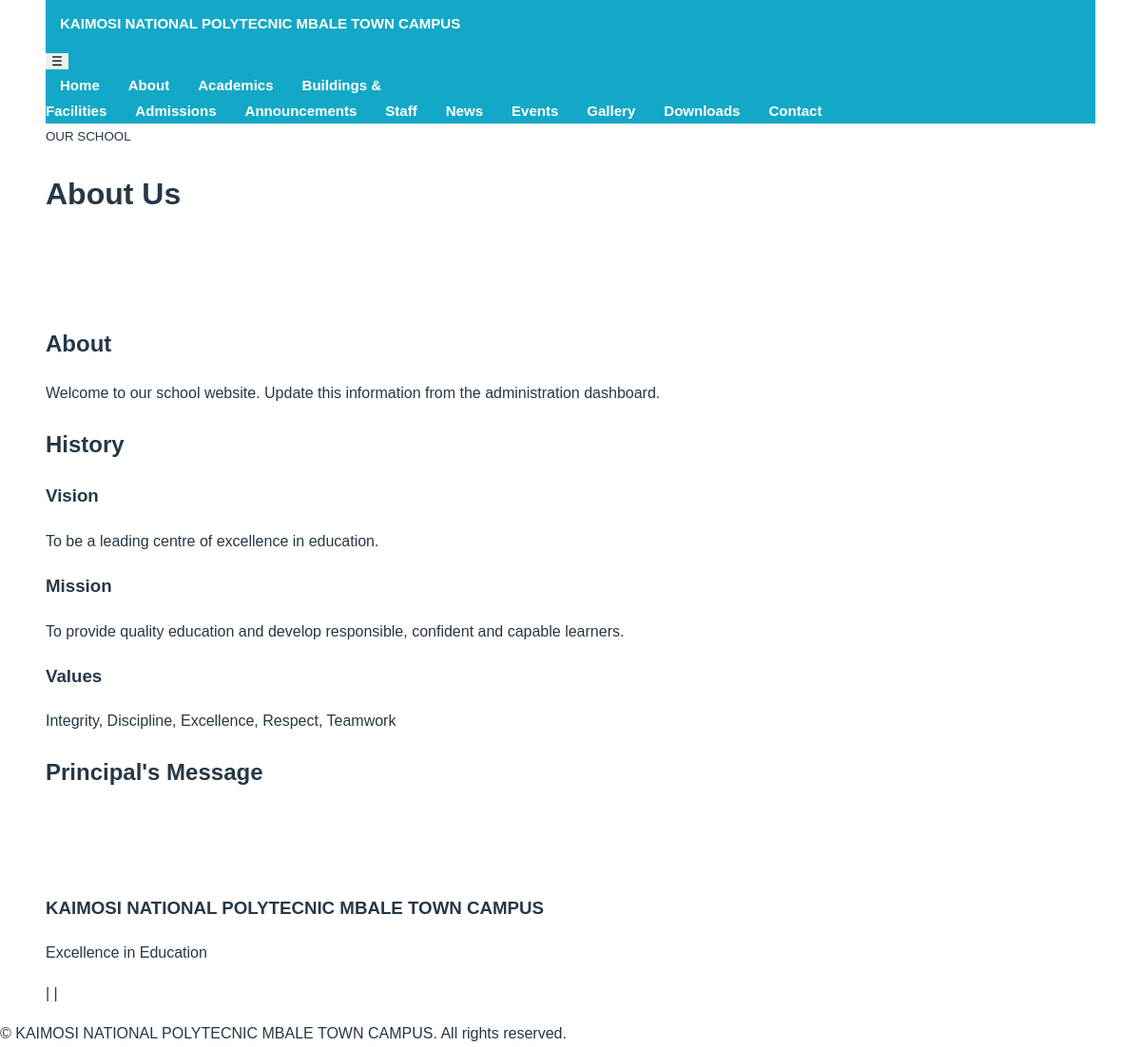
/about, run on the app's committed database.
### models.py (models this page shows)
class SchoolInfo(db.Model):
    id = db.Column(db.Integer, primary_key=True)
    school_name = db.Column(db.String(200), nullable=False, default='Your School Name')
    motto = db.Column(db.String(300)); about = db.Column(db.Text); history = db.Column(db.Text)
    vision = db.Column(db.Text); mission = db.Column(db.Text); values = db.Column(db.Text)
    principal_message = db.Column(db.Text); address = db.Column(db.String(300)); phone = db.Column(db.String(100))
    email = db.Column(db.String(150)); website = db.Column(db.String(250)); logo = db.Column(db.String(255)); hero_image = db.Column(db.String(255))
    facebook = db.Column(db.String(300)); youtube = db.Column(db.String(300)); instagram = db.Column(db.String(300))
    updated_at = db.Column(db.DateTime, default=datetime.utcnow, onupdate=datetime.utcnow)

### routes/public.py (the view)
@public_bp.route('/about')
def about(): return render_template('public/about.html')

### routes/public.py (called while the page is built)
@public_bp.context_processor
def inject_school(): return {'school':SchoolInfo.query.first()}

### templates/public/about.html
{%extends 'base.html'%}{%block content%}<div class="page"><div class="container"><small>OUR SCHOOL</small><h1>About Us</h1></div></div><section class="section"><div class="container prose"><h2>About</h2><p>{{school.about}}</p><h2>History</h2><p>{{school.history}}</p><div class="three"><article><h3>Vision</h3><p>{{school.vision}}</p></article><article><h3>Mission</h3><p>{{school.mission}}</p></article><article><h3>Values</h3><p>{{school.values}}</p></article></div><h2>Principal's Message</h2><p>{{school.principal_message}}</p></div></section>{%endblock%}

### templates/base.html (shortened to what this page needs)
<!doctype html><html><head><link rel="stylesheet" href="{{url_for('static',filename='css/style.css')}}"></head><body><header><div class="container nav"><a class="brand" href="/"><span>{{school.school_name if school else 'School Name'}}</span></a><button class="menu" onclick="document.querySelector('nav').classList.toggle('open')">☰</button><nav><a href="/">Home</a><a href="/about">About</a><a href="/academics">Academics</a><a href="/buildings">Buildings & Facilities</a><a href="/admissions">Admissions</a><a href="/announcements">Announcements</a><a href="/staff">Staff</a><a href="/news">News</a><a href="/events">Events</a><a href="/gallery">Gallery</a><a href="/downloads">Downloads</a><a href="/contact">Contact</a></nav></div></header>{%block content%}{%endblock%}<footer><div class="container"><h3>{{school.school_name if school else 'School'}}</h3><p>{{school.motto if school else ''}}</p><p> |  | </p></div><div class="copy">© {{school.school_name if school else 'School'}}. All rights reserved.</div></footer></body></html>

### static/css/style.css (style rules this page uses)
:root { --primary:#13a8c7; --primary-dark:#087f9c; --navy:#073b66; --navy-2:#0b527f; --sky:#eaf8fc; --green:#5a9b45; --text:#263746; --muted:#687887; --white:#fff; --shadow:0 10px 30px rgba(7,59,102,.12); }
* { box-sizing:border-box }
html { scroll-behavior:smooth }
body { margin:0; font-family:Arial,Helvetica,sans-serif; color:var(--text); background:#fff; line-height:1.65; }
a { color:inherit;text-decoration:none }
.container { width:min(1180px,92%);margin:auto }
.brand { display:flex;align-items:center;gap:14px }
.nav { background:var(--primary) }
.nav a { color:#fff;font-weight:700;padding:13px 15px;font-size:.94rem }
.section { padding:70px 0 }
button { border:0;cursor:pointer }

### data on the page
SchoolInfo: school_name "KAIMOSI NATIONAL POLYTECNIC MBALE TOWN CAMPUS", about "Welcome to our school website. Update this information from the administration dashboard.", vision "To be a leading centre of excellence in education.", mission "To provide quality education and develop responsible, confident and capable learners.", values "Integrity, Discipline, Excellence, Respect, Teamwork", motto "Excellence in Education"
